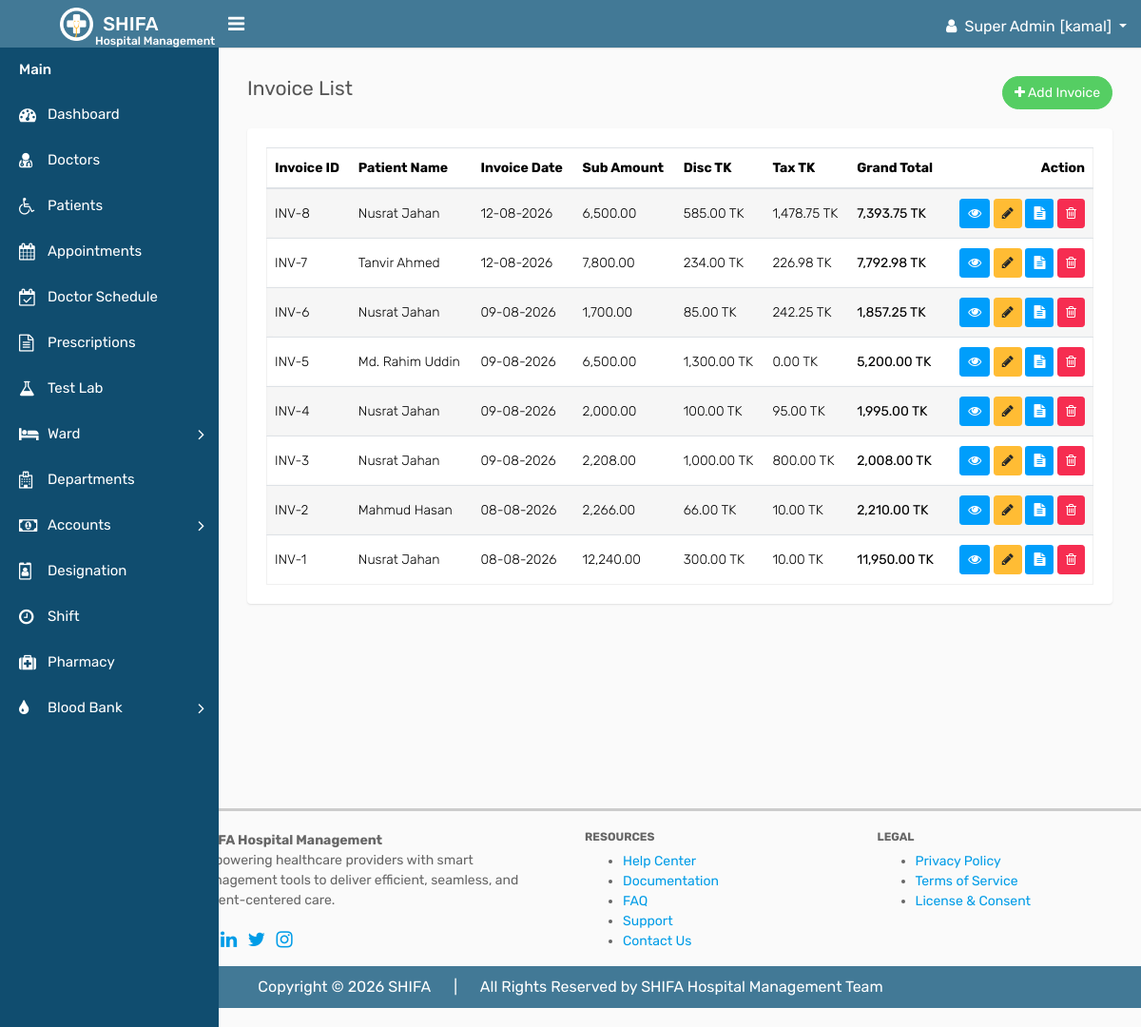
The page /invoices/invoice_list.php (signed in) on the database as committed earlier.
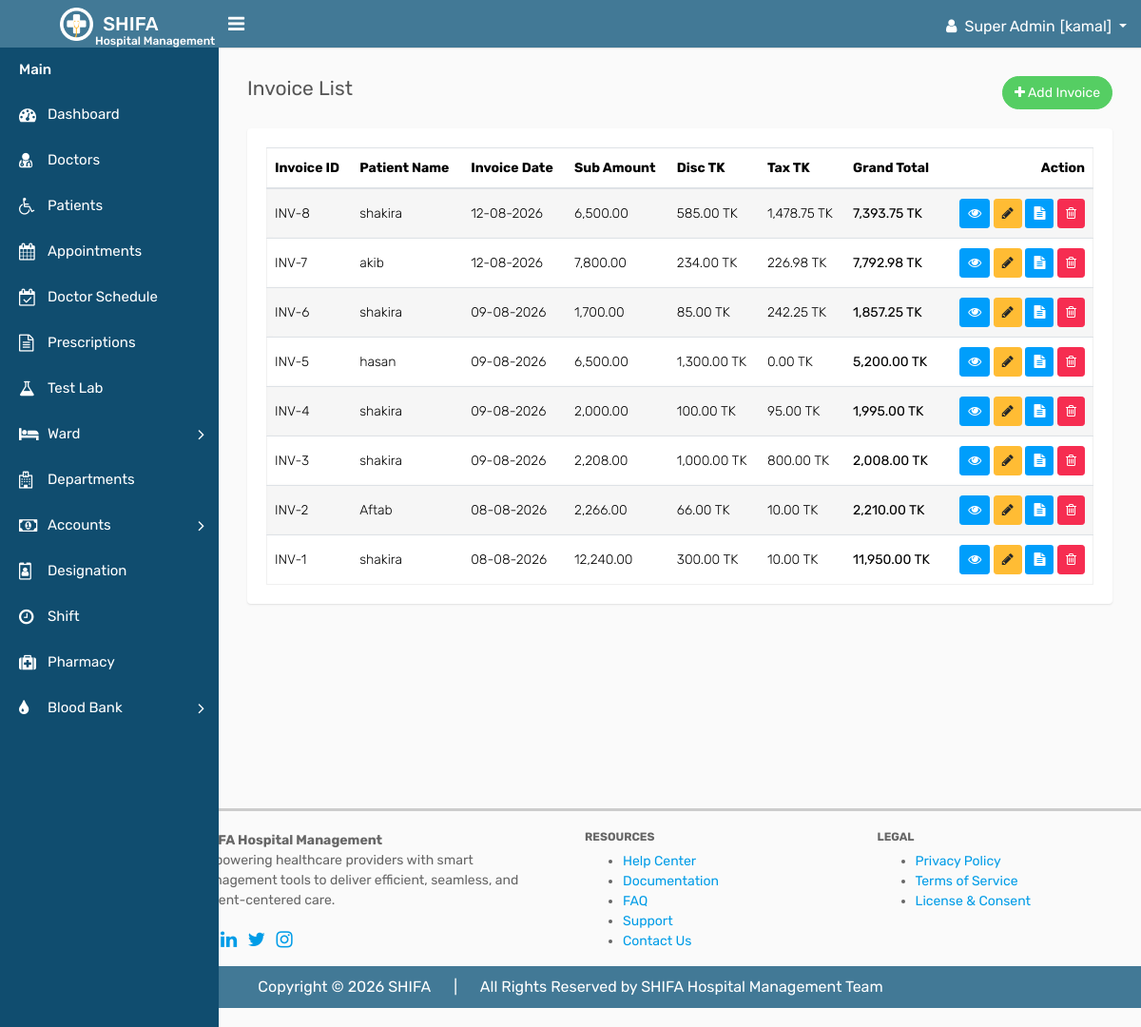
The same page on the database as committed later.
### tables this page shows
CREATE TABLE `invoices` (
  `id` int(11) NOT NULL,
  `patient_id` int(11) NOT NULL,
  `sub_amount` decimal(10,2) DEFAULT 0.00,
  `discount` decimal(10,2) DEFAULT 0.00,
  `tax` decimal(10,2) DEFAULT 0.00,
  `paid_amount` decimal(10,2) NOT NULL DEFAULT 0.00,
  `due_amount` decimal(10,2) NOT NULL DEFAULT 0.00,
  `payment_status` varchar(50) NOT NULL DEFAULT 'Due',
  `deleted_at` timestamp NULL DEFAULT NULL,
  `invoice_date` date NOT NULL,
  `status` int(11) DEFAULT 1 COMMENT '1=Active, 0=Deleted'
);

CREATE TABLE `patients` (
  `id` int(11) NOT NULL,
  `name` varchar(100) DEFAULT NULL,
  `gender` varchar(10) DEFAULT NULL COMMENT '1=male,2=female,3=others',
  `age` varchar(10) DEFAULT NULL,
  `blood_group` varchar(6) DEFAULT NULL,
  `phone` varchar(20) DEFAULT NULL,
  `email` varchar(100) DEFAULT NULL,
  `address` varchar(200) DEFAULT NULL,
  `discount_percent` decimal(5,2) DEFAULT 0.00,
  `emergency_contact` varchar(20) DEFAULT NULL,
  `created_at` timestamp NOT NULL DEFAULT current_timestamp(),
  `updated_at` timestamp NOT NULL DEFAULT current_timestamp() ON UPDATE current_timestamp(),
  `deleted_at` datetime DEFAULT NULL,
  `created_by` int(11) DEFAULT NULL,
  `updated_by` int(11) DEFAULT NULL
);

### invoices/invoice_list.php (the view, shortened to what this page needs)
<?php require_once "../component/header.php"; ?>
<?php require_once "../component/sidebar.php"; ?>
<?php $conn = $crud->conn; ?>
<div class="page-wrapper">
    <div class="content">
        <div class="row">
            <div class="col-sm-4 col-3">
                <h4 class="page-title">Invoice List</h4>
            </div>
            <div class="col-sm-8 col-9 text-right m-b-20">
                <a href="invoices.php" class="btn btn-success btn-rounded"><i class="fa fa-plus"></i> Add Invoice</a>
            </div>
        </div>
        <div class="row">
            <div class="col-md-12">
                <div class="card-box">
                    <div class="table-responsive">
                        <table class="table table-striped custom-table mb-0 datatable">
                            <thead>
                                <tr>
                                    <th>Invoice ID</th>
                                    <th>Patient Name</th>
                                    <th>Invoice Date</th>
                                    <th>Sub Amount</th>
                                    <th>Disc TK</th>
                                    <th>Tax TK</th>
                                    <th>Grand Total</th>
                                    <th class="text-right">Action</th>
                                </tr>
                            </thead>
                            <tbody>
                                <?php
                                $result = $conn->query("SELECT i.*, p.name as patient_name FROM invoices i
                                                        LEFT JOIN patients p ON i.patient_id = p.id
                                                        WHERE i.status=1 ORDER BY i.id DESC");
                                if($result && $result->num_rows > 0){
                                    while($row = $result->fetch_object()){
                                        $grand_total = ($row->sub_amount - $row->discount) + $row->tax;
                                ?>
                                <tr>
                                    <td>INV-<?php echo $row->id; ?></td>
                                    <td><?php echo $row->patient_name; ?></td>
                                    <td><?php echo date('d-m-Y', strtotime($row->invoice_date)); ?></td>
                                    <td><?php echo number_format($row->sub_amount, 2); ?></td>
                                    <td><?php echo number_format($row->discount, 2); ?> TK</td>
                                    <td><?php echo number_format($row->tax, 2); ?> TK</td>
                                    <td><b><?php echo number_format($grand_total, 2); ?> TK</b></td>
                                    <td class="text-right">
                                        <a href="invoices.php?id=<?php echo $row->id; ?>" class="btn btn-sm btn-info" title="View/Print">
                                            <i class="fa fa-eye"></i>
                                        </a>
                                        <a href="invoices.php?edit_id=<?php echo $row->id; ?>" class="btn btn-sm btn-warning" title="Edit">
                                            <i class="fa fa-pencil"></i>
                                        </a>
                                        <a href="invoice_view.php?id=<?php echo $row->id; ?>" class="btn btn-sm btn-primary" title="Details">
                                            <i class="fa fa-file-text"></i>
                                        </a>
                                        <a href="invoice_list.php?delete_id=<?php echo $row->id; ?>" onclick="return confirm('Are you sure to delete this invoice?')" class="btn btn-sm btn-danger" title="Delete">
                                            <i class="fa fa-trash-o"></i>
                                        </a>
                                    </td>
                                </tr>
                                <?php
                                    }
                                } else {
                                ?>
                                <tr><td colspan="9" class="text-center">No Invoice Found</td></tr>
                                <?php
                                }
                                ?>
                            </tbody>
                        </table>
                    </div>
                </div>
            </div>
        </div>
    </div>
</div>
<?php require_once "../component/footer.php" ?>

Rows that differ between the two databases and show on the page:
changed through a linked row, invoices id 8: patient.name "Nusrat Jahan" → "shakira"
changed through a linked row, invoices id 7: patient.name "Tanvir Ahmed" → "akib"
changed through a linked row, invoices id 6: patient.name "Nusrat Jahan" → "shakira"
changed through a linked row, invoices id 5: patient.name "Md. Rahim Uddin" → "hasan"
changed through a linked row, invoices id 4: patient.name "Nusrat Jahan" → "shakira"
changed through a linked row, invoices id 3: patient.name "Nusrat Jahan" → "shakira"
changed through a linked row, invoices id 2: patient.name "Mahmud Hasan" → "Aftab"
changed through a linked row, invoices id 1: patient.name "Nusrat Jahan" → "shakira"
